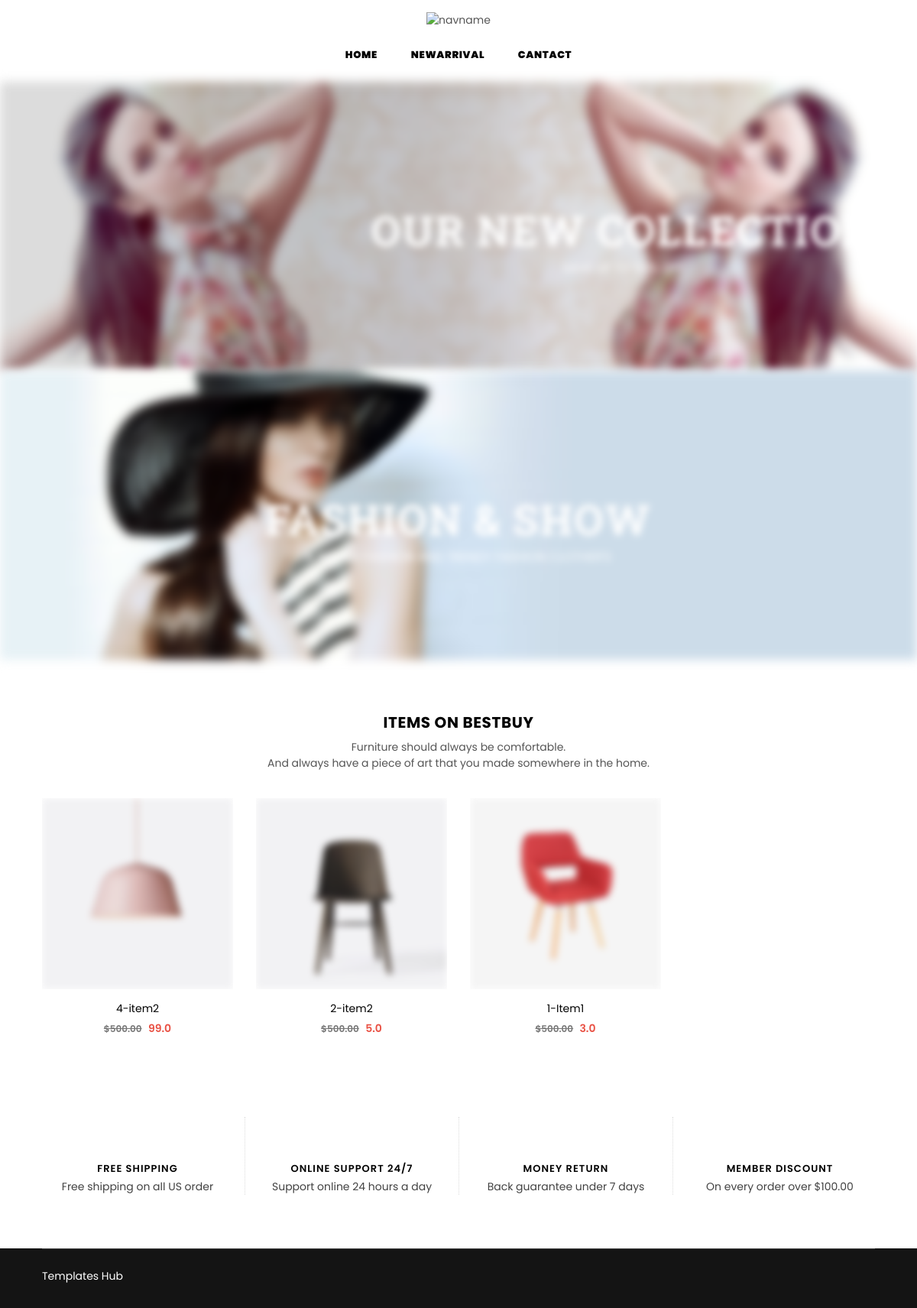
The page / on the database its author committed.
### myapp/models.py (models this page shows, shortened)
class EcommerceBanner(models.Model):
    photo1 = models.ImageField(upload_to='', blank=True, null=True)
    photo2 = models.ImageField(upload_to='', blank=True, null=True)
    created_at = models.DateTimeField(auto_now_add=True)

class Items(models.Model):
    item_name = models.CharField(max_length=225)
    category = models.CharField(max_length=225)
    pruchase_price = models.FloatField(default=0.00)
    sell_price = models.FloatField(default=0.00)
    balance_qty = models.IntegerField(default=0)
    barcode_id = models.CharField(max_length=225,blank=True, null=True)
    photo = models.ImageField(upload_to='', blank=True, null=True)

### myapp/views.py (the view)
# urls.py: path('', webpage_home.as_view(), name='webpage_home'),
class webpage_home(TemplateView):
    template_name = 'web/store.html'
    def get_context_data(self, **kwargs):
        context = super().get_context_data(**kwargs)
        cart_id = self.request.session.get('cart_id', None)
        if cart_id:
            cart = EcommerceCart.objects.get(id=cart_id)
        else:
            cart = None
        context['cart'] = cart
        context['itm'] = Items.objects.all().order_by('-id')
        context['queryset'] = Order.objects.filter(created_at=datetime.date.today()).order_by('-id')
        context['banner'] = EcommerceBanner.objects.filter(id=1)
        return context

### templates/web/store.html (shortened to what this page needs)
{% extends 'web/webbase.html' %}
{% load static %}
{% block content %}
{% for i in banner %}
<div class="slideshow slideshow-wrapper pb-section">
    <div class="home-slideshow">
        <div class="slide">
            <div class="blur-up lazyload">
                <img class="blur-up lazyload" data-src="{{i.photo1.url}}" src="{{i.photo1.url}}" alt="Shop Our New Collection" title="Shop Our New Collection" />
                <div class="slideshow__text-wrap slideshow__overlay classic middle">
                    <div class="slideshow__text-content middle">
                        <div class="container">
                            <div class="wrap-caption right">
                                <h2 class="h1 mega-title slideshow__title">Our New Collection</h2>
                                <span class="mega-subtitle slideshow__subtitle">Save up to 50% Off</span>
                            </div>
                        </div>
                    </div>
                </div>
            </div>
        </div>
        <div class="slide">
            <div class="blur-up lazyload">
                <img class="blur-up lazyload" data-src="{{i.photo2.url}}" src="{{i.photo2.url}}" alt="Summer Bikini Collection" title="Summer Bikini Collection" />
                <div class="slideshow__text-wrap slideshow__overlay classic middle">
                    <div class="slideshow__text-content middle">
                        <div class="container">
                            <div class="wrap-caption center">
                                <h2 class="h1 mega-title slideshow__title">Fashion &amp; Show</h2>
                                <span class="mega-subtitle slideshow__subtitle">A World Fashion and Trendy Fashion Clother's</span>
                            </div>
                        </div>
                    </div>
                </div>
            </div>
        </div>
    </div>
</div>
{% endfor %}
<div class="section">
    <div class="container">
        <div class="row">
            <div class="col-12 col-sm-12 col-md-12 col-lg-12">
                <div class="section-header text-center">
                    <h2 class="h2">Items on BestBuy</h2>
                    <p>Furniture should always be comfortable.<br>And always have a piece of art that you made somewhere
                        in the home.</p>
                </div>
            </div>
        </div>
    </div>
    <div class="container-fluid">
        <div class="row">
            <div class="col-12 col-sm-12 col-md-12 col-lg-12">
                <div class="grid-products">
                    <div class="row">
                        {% for i in itm %}
                        <div class="col-6 col-sm-6 col-md-3 col-lg-3 item">
                            <div class="product-image">
                                <a href="#" class="grid-view-item__link">
                                    <img class="primary blur-up lazyload" data-src="{{i.photo.url}}"
                                         src="{{i.photo.url}}" alt="image" title="product">
                                </a>
                            </div>
                            <div class="product-details text-center">
                                <div class="product-name">
                                    <a href="#">{{i.id}}-{{i.item_name}}</a>
                                </div>
                                <div class="product-price">
                                    <span class="old-price">$500.00</span>
                                    <span class="price">{{i.sell_price}}</span>
                                </div>
                            </div>
                        </div>
                        {% endfor %}
                    </div>
                </div>
            </div>
        </div>
    </div>
</div>
</div>
</div>
{% endblock content %}

### static/assets/css/responsive.css (style rules this page uses)
@media only screen and (max-width: 1450px) { .slideshow .slideshow__title { font-size:55px; } }

### rows shown on the page
EcommerceBanner: photo1 (placeholder picture), photo2 (placeholder picture)
Items: photo (picture), id "4", item_name "item2", sell_price "99.0"
Items: photo (picture), id "2", item_name "item2", sell_price "5.0"
Items: photo (picture), id "1", item_name "Item1", sell_price "3.0"
